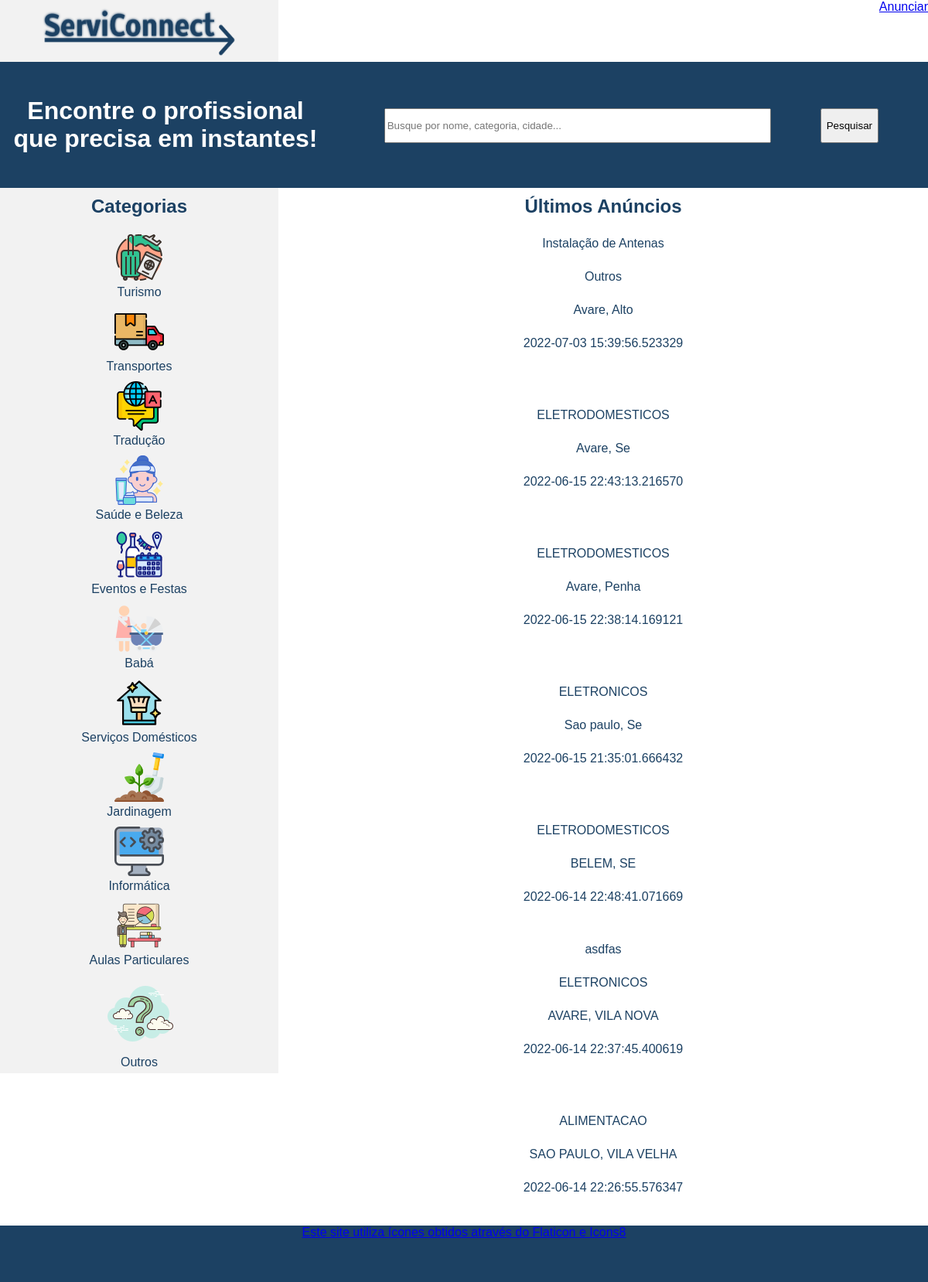
Before: / with the older database file.
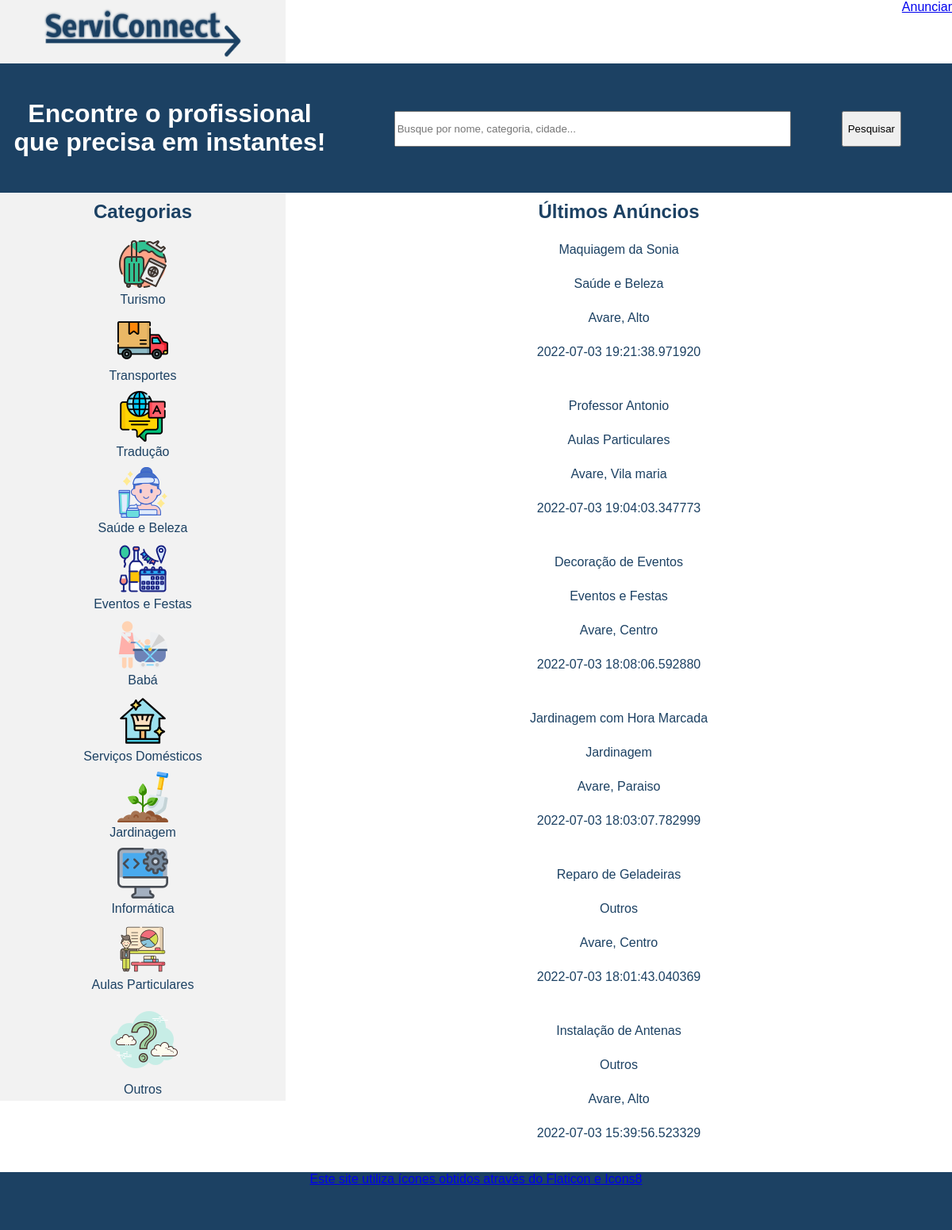
After: the same page with the newer database file.
### app.py (models this page shows)
class Cadastro(db.Model):
    id = db.Column(db.Integer, primary_key=True)
    created = db.Column(db.DateTime, default=datetime.datetime.utcnow)
    nome = db.Column(db.String(40), nullable=False)
    cpf = db.Column(db.String(10), nullable=False)
    email = db.Column(db.String(30), nullable=False)
    dataNascimento = db.Column(db.String(30), nullable=False)
    titulo = db.Column(db.String(30), nullable=True)
    categoria = db.Column(db.String(30), nullable=False)
    descricaoservico = db.Column(db.String(200), nullable=False)
    rua = db.Column(db.String(50), nullable=False)
    bairro = db.Column(db.String(30), nullable=False)
    cidade = db.Column(db.String(30), nullable=False)
    estado = db.Column(db.String(2), nullable=False)
    cep = db.Column(db.String(8), nullable=False)
    tiporedesocial1 = db.Column(db.String(30), nullable=True)
    link1 = db.Column(db.String(50), nullable=True)
    tiporedesocial2 = db.Column(db.String(30), nullable=True)
    link2 = db.Column(db.String(50), nullable=True)
    tiporedesocial3 = db.Column(db.String(30), nullable=True)
    link3 = db.Column(db.String(50), nullable=True)
    numero1 = db.Column(db.String(11), nullable=False)
    numero2 = db.Column(db.String(11), nullable=True)
    numero3 = db.Column(db.String(11), nullable=True)
    numero4 = db.Column(db.String(11), nullable=True)

### app.py (the view)
@app.route("/", methods=["GET", "POST"])
def home():
    cadastros = Cadastro.query.order_by(Cadastro.id.desc()).all()
    if request.method == 'GET':
        busca = request.args.get("busca")
        if busca:
            cadastros = Cadastro.query.order_by(Cadastro.id.desc()).filter(Cadastro.nome.contains(busca))
        else:
            busca = ""
    return render_template("index.html", cadastros=cadastros, busca=busca)

### templates/index.html
{% extends 'base.html' %}
{% block content %}
<div class="principal">
    {% include 'includes/header.html' %}
    {% include 'includes/index_busca.html' %}
    <div class="conteudo">
        {% include 'includes/index_categorias.html' %}
        {% include 'includes/index_ultimos.html' %}
    </div>
    {% include 'includes/footer.html' %}
</div>
{% endblock %}

### templates/base.html (shortened to what this page needs)
<!DOCTYPE html>
<html lang="pt-br">
<head>
    <link rel="stylesheet" href="/static/css/style.css">
</head>
<body>
    <div class="principal">
        <div class="conteudo">
            {% block content %}{% endblock %}
        </div>
    </div>
</body>
</html>

### templates/includes/header.html
<div class="header">
    <div id="area_logo">
        <a href="/"><img src="/static/img/logo.png" alt="Logotipo do site com os dizeres ServiConnect"></a>
    </div>
    <div id="btn_anunciar">
        <a href="/anunciar">Anunciar</a>
    </div>
</div>

### templates/includes/index_busca.html
<div class="busca">
    <div id="texto_busca">
        <h1>{% block title %}Encontre o profissional que precisa em instantes!{% endblock %}</h1>
    </div>
    <div id="form_busca">
        <form action="/" method="get">
            <div class="float-r frm-busca-d">
                <input type="submit" value="Pesquisar">
            </div>
            <div class="float-r frm-busca-d">
                <input type="search"class="w-500" name="busca" placeholder="Busque por nome, categoria, cidade..." value="{% print(busca) %}">
            </div>
        </form>
    </div>
</div>

### templates/includes/index_categorias.html
<div class="left-panel categorias">
    <h2 class="h2-color">Categorias</h2>
    <ul>
        <li><a href="/categoria/Turismo"><div><img src="/static/img/viagem-e-turismo.png" alt=""><p>Turismo</p></div></a></li>
        <li><a href="/categoria/Transportes"><div><img src="/static/img/caminhao-de-transporte.png" alt=""><p>Transportes</p></div></a></li>
        <li><a href="/categoria/Tradução"><div><img src="/static/img/traducao.png" alt=""><p>Tradução</p></div></a></li>
        <li><a href="/categoria/Saúde e Beleza"><div><img src="/static/img/cuidados-com-a-pele.png" alt=""><p>Saúde e Beleza</p></div></a></li>
        <li><a href="/categoria/Eventos e Festas"><div><img src="/static/img/eventos.png" alt=""><p>Eventos e Festas</p></div></a></li>
        <li><a href="/categoria/Babá"><div><img src="/static/img/baba.png" alt=""><p>Babá</p></div></a></li>
        <li><a href="/categoria/Serviços Domésticos"><div><img src="/static/img/limpeza-de-casa.png" alt=""><p>Serviços Domésticos</p></div></a></li>
        <li><a href="/categoria/Jardinagem"><div><img src="/static/img/jardinagem.png" alt=""><p>Jardinagem</p></div></a></li>
        <li><a href="/categoria/Informática"><div><img src="/static/img/informatica.png" alt=""><p>Informática</p></div></a></li>
        <li><a href="/categoria/Aulas Particulares"><div><img src="/static/img/icons8-teaching-64.png" alt=""><p>Aulas Particulares</p></div></a></li>
        <li><a href="/categoria/Outros"><div><img src="/static/img/icons8-question-mark-100.png" alt=""><p>Outros</p></div></a></li>
    </ul>
</div>

### templates/includes/index_ultimos.html
<div class="anuncios">
    {% if categoria %}
    <h2 class="h2-color">Últimos Anúncios em "{% print(categoria) %}"</h2>
    {% elif busca %}
    <h2 class="h2-color">Resultados para "{% print(busca) %}"</h2>
    {% else %}
    <h2 class="h2-color">Últimos Anúncios</h2>
    {% endif %}
    <ul>
        {% for c in cadastros %}
        <li>
            <a href="/anuncio/{{ c['id'] }}">
                <div>
                    <div><p>{{ c['titulo'] }}</p></div>
                    <div><p>{{ c['categoria'] }}</p></div>
                    <div><p>{{ c['cidade'] }}, {{ c['bairro'] }}</p></div>
                    <div><p>{{ c['created'] }}</p></div>
                </div>
            </a>
        </li>
        {% endfor %}
    </ul>
</div>

### templates/includes/footer.html
<div class="footer">
    <a href="/sobre">Este site utiliza ícones obtidos através do Flaticon e Icons8</a>
</div>

### static/css/style.css (style rules this page uses)
* { margin: 0; font-family: 'Trebuchet MS', 'Lucida Sans Unicode', 'Lucida Grande', 'Lucida Sans', Arial, sans-serif; }
.header { width: 100%; height: 80px; left: 0px; top: 0px; }
.header #area_logo { float: left; height: 100%; width: 30%; background: #F2F2F2; }
.header img { margin: 10px 50px; height: 64px; width: 250px; }
.header #btn_anunciar { float: right; height: 100%; }
.principal { width: 1200px; margin: auto; }
.busca { width: 100%; height: 163px; background: #1C4163; }
.busca #texto_busca { float: left; width: 34%; margin-left: 10px; margin-top: 45px; }
.busca #texto_busca h1 { font-style: normal; font-weight: 700; font-size: 32px; line-height: 36px; display: flex; align-items: center; text-align: center; color: #FFFFFF; }
.busca #form_busca { float: right; width: 65%; }
.conteudo { min-height: 1080px; text-align: center; overflow: auto; }
.conteudo h2 { margin-top: 10px; margin-bottom: 15px; }
.left-panel { float: left; width: 30%; background: #F2F2F2; min-height: 1080px; }
.categorias ul { list-style: none; padding: 0; }
.categorias ul li a div { padding-top: 5px; padding-bottom: 5px; }
.categorias ul li a { color: #1C4163; text-decoration: none; }
.anuncios { float: right; width: 70%; min-height: 1080px; }
.anuncios ul { list-style: none; padding: 0; }
.anuncios ul li a { color: #1C4163; text-decoration: none; }
.anuncios ul li a div { margin-bottom: 15px; padding-top: 5px; padding-bottom: 5px; }
.footer { width: 100%; height: 73px; background: #1C4163; }
.float-r { float: right; }
.frm-busca-d { margin-top: 60px; margin-right: 64px; }
.frm-busca-d input { height: 45px; }
.w-500 { width: 500px; }
.h2-color { color: #1C4163; }

Changed rows visible on the page:
removed Cadastro: categoria "ELETRODOMESTICOS", cidade "Avare", bairro "Se", created "2022-06-15 22:43:13.216570"
removed Cadastro: categoria "ELETRODOMESTICOS", cidade "Avare", bairro "Penha", created "2022-06-15 22:38:14.169121"
removed Cadastro: categoria "ELETRONICOS", cidade "Sao paulo", bairro "Se", created "2022-06-15 21:35:01.666432"
removed Cadastro: categoria "ELETRODOMESTICOS", cidade "BELEM", bairro "SE", created "2022-06-14 22:48:41.071669"
removed Cadastro: titulo "asdfas", categoria "ELETRONICOS", cidade "AVARE", bairro "VILA NOVA", created "2022-06-14 22:37:45.400619"
removed Cadastro: categoria "ALIMENTACAO", cidade "SAO PAULO", bairro "VILA VELHA", created "2022-06-14 22:26:55.576347"
added Cadastro: titulo "Maquiagem da Sonia", categoria "Saúde e Beleza", cidade "Avare", bairro "Alto", created "2022-07-03 19:21:38.971920"
added Cadastro: titulo "Professor Antonio", categoria "Aulas Particulares", cidade "Avare", bairro "Vila maria", created "2022-07-03 19:04:03.347773"
added Cadastro: titulo "Decoração de Eventos", categoria "Eventos e Festas", cidade "Avare", bairro "Centro", created "2022-07-03 18:08:06.592880"
added Cadastro: titulo "Jardinagem com Hora Marcada", categoria "Jardinagem", cidade "Avare", bairro "Paraiso", created "2022-07-03 18:03:07.782999"
added Cadastro: titulo "Reparo de Geladeiras", categoria "Outros", cidade "Avare", bairro "Centro", created "2022-07-03 18:01:43.040369"
